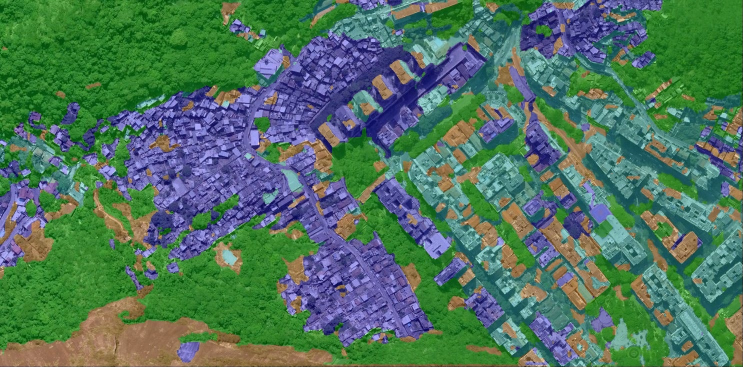
#> input picture src/opencv_tinkering/res.jpg, 1486 x 734 px (shown at 1/2 size)
$ python addimage.py
#> lines starting #> are read from the running program, lines starting #| are printed output that depends on the picture
import cv2
import numpy as np

width, height = 1490, 747

def create_blank(width, height, rgb_color=(0, 0, 0)):
    """Create new image(numpy array) filled with certain color in RGB"""
    # Create black blank image
    image = np.zeros((height, width, 3), np.uint8)

    # Since OpenCV uses BGR, convert the color first
    color = tuple(reversed(rgb_color))
    # Fill image with color
    image[:] = color

    return image

# Create new blank 300x300 red image

width, height = 1490, 747

white = (255, 255, 255)

image = cv2.imread("res.jpg")
#> image is the input picture: shape (734, 1486, 3); mean B, G, R 94.3, 115.9, 78.4

image1 = cv2.imread('rio2.jpg')
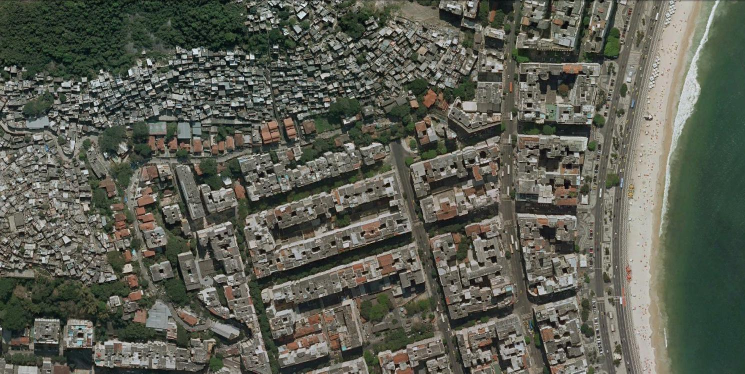
#> input picture src/opencv_tinkering/rio2.jpg, 1490 x 747 px (shown at 1/2 size)
#> image1 is the input picture: shape (747, 1490, 3); mean B, G, R 82.1, 93.4, 91.3
image2 = cv2.imread('test.jpg')
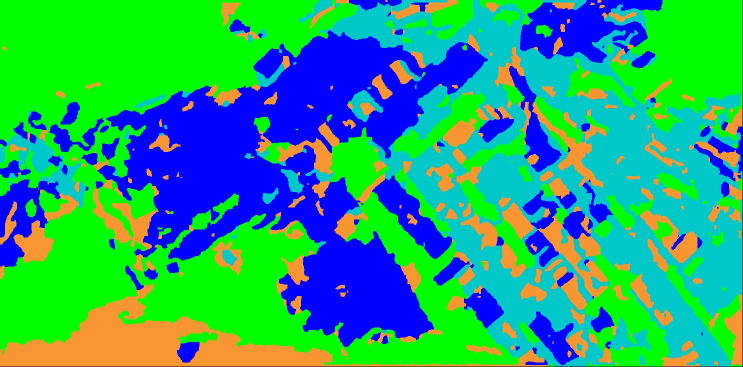
#> input picture src/opencv_tinkering/test.jpg, 1486 x 734 px (shown at 1/2 size)
#> image2 is the input picture: shape (734, 1486, 3); mean B, G, R 114.5, 163.1, 37.1

#> (the run stopped early here; a loop or call above may not have finished)
